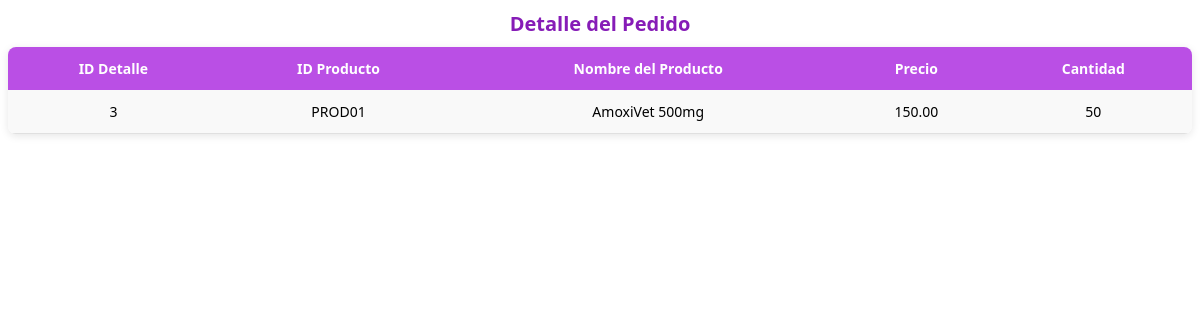
Page /server/detalles_pedido.php?id=8 on the committed database.
### tables this page shows
CREATE TABLE `detalle_pedido` (
  `ID_Detalle` int(11) NOT NULL,
  `ID_Pedido` int(11) DEFAULT NULL,
  `ID_Prod` varchar(32) DEFAULT NULL,
  `Cantidad` int(11) DEFAULT NULL
);

CREATE TABLE `productos` (
  `ID_Prod` varchar(30) NOT NULL,
  `Nomb_Prod` varchar(40) NOT NULL,
  `ID_Descrip` int(6) NOT NULL,
  `Cant_Disp_Prod` int(3) NOT NULL,
  `ID_Almacen` int(6) NOT NULL,
  `Prec_Comp` decimal(7,2) NOT NULL,
  `Prec_Vent` decimal(7,2) NOT NULL,
  `ID_Prov` int(6) NOT NULL,
  `ID_Categoria` int(6) NOT NULL,
  `Prod_Estatus` tinyint(1) DEFAULT NULL,
  `Fec_Cad` date DEFAULT NULL,
  `Desc_Prod` int(3) DEFAULT NULL
);

### server/detalles_pedido.php (the view, shortened to what this page needs)
<?php
require_once '../server/conexion_bd.php';
$id = intval($_GET['id']);
$sql = "SELECT dp.ID_Detalle, dp.ID_Prod, p.Nomb_Prod, p.Prec_Vent, dp.Cantidad
        FROM detalle_pedido dp
        LEFT JOIN productos p ON dp.ID_Prod = p.ID_Prod
        WHERE dp.ID_Pedido = ?";
$stmt = $conexion->prepare($sql);
$stmt->bind_param("i", $id);
$stmt->execute();
$resultado = $stmt->get_result();
if ($resultado && $resultado->num_rows > 0) {
    echo '
    <style>
        .tabla-formal {
            font-family: "Segoe UI", Tahoma, Geneva, Verdana, sans-serif;
            color: #333;
            margin-top: 10px;
        }
        .tabla-formal table {
            border-collapse: collapse;
            box-shadow: 0 2px 8px rgba(0,0,0,0.1);
            overflow: hidden;
            border-radius: 8px;
            width: 100%;
            margin: 0 auto;
        }
        .tabla-formal th {
            background-color:rgb(186, 79, 229);
            color: #fff;
            padding: 12px 15px;
            text-align: center;
            font-weight: 600;
            font-size: 14px;
        }
        .tabla-formal td {
            padding: 12px 15px;
            text-align: center;
            font-size: 14px;
            border-bottom: 1px solid #e0e0e0;
        }
        .tabla-formal tr:nth-child(even) {
            background-color: #f9f9f9;
        }
        .tabla-formal tr:hover {
            background-color: #f1f1f1;
        }
        .tabla-formal h2 {
            font-size: 20px;
            color:rgb(134, 28, 183);
            text-align: center;
            margin-bottom: 10px;
        }
    </style>
    <div class="tabla-formal">
        <h2>Detalle del Pedido</h2>
        <table>
            <tr>
                <th>ID Detalle</th>
                <th>ID Producto</th>
                <th>Nombre del Producto</th>
                <th>Precio</th>
                <th>Cantidad</th>
            </tr>';
    while ($fila = $resultado->fetch_assoc()) {
        echo "<tr>
                <td>" . htmlspecialchars($fila["ID_Detalle"]) . "</td>
                <td>" . htmlspecialchars($fila["ID_Prod"]) . "</td>
                <td>" . htmlspecialchars($fila["Nomb_Prod"]) . "</td>
                <td>" . htmlspecialchars($fila["Prec_Vent"]) . "</td>
                <td>" . htmlspecialchars($fila["Cantidad"]) . "</td>
              </tr>";
    }
    echo '</table></div>';
} else {
    echo "No hay detalles de este pedido.";
}
?>

### server/detalles_pedido.php (style rules this page uses)
.tabla-formal { font-family: "Segoe UI", Tahoma, Geneva, Verdana, sans-serif; color: #333; margin-top: 10px; }
.tabla-formal table { border-collapse: collapse; box-shadow: 0 2px 8px rgba(0,0,0,0.1); overflow: hidden; border-radius: 8px; width: 100%; margin: 0 auto; }
.tabla-formal th { background-color:rgb(186, 79, 229); color: #fff; padding: 12px 15px; text-align: center; font-weight: 600; font-size: 14px; }
.tabla-formal td { padding: 12px 15px; text-align: center; font-size: 14px; border-bottom: 1px solid #e0e0e0; }
.tabla-formal tr:nth-child(even) { background-color: #f9f9f9; }
.tabla-formal h2 { font-size: 20px; color:rgb(134, 28, 183); text-align: center; margin-bottom: 10px; }

### rows in the picture
detalle_pedido: ID_Detalle "3", ID_Prod "PROD01", ID_Prod.Nomb_Prod "AmoxiVet 500mg", ID_Prod.Prec_Vent "150.00", Cantidad "50"
